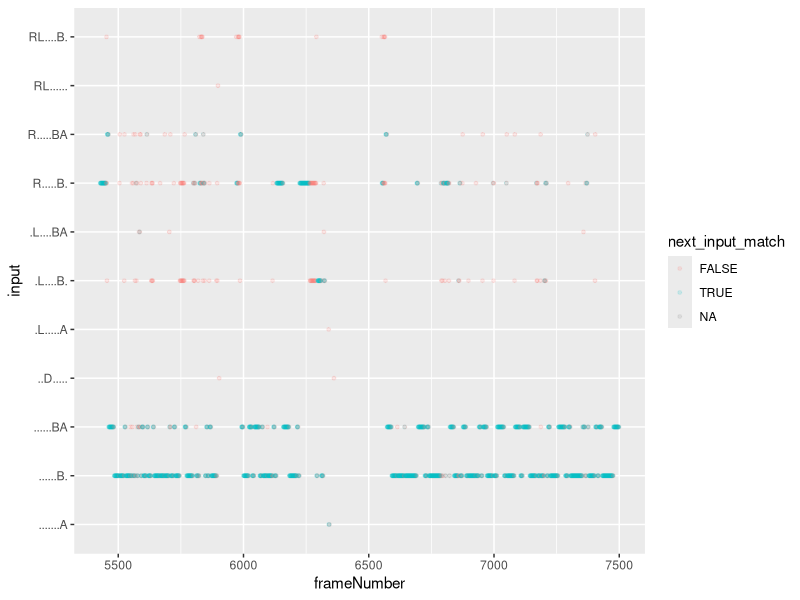
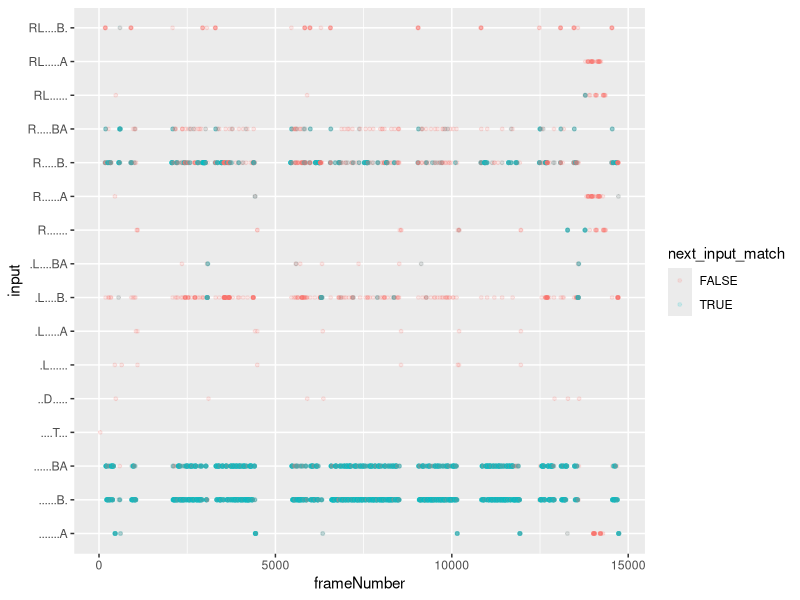
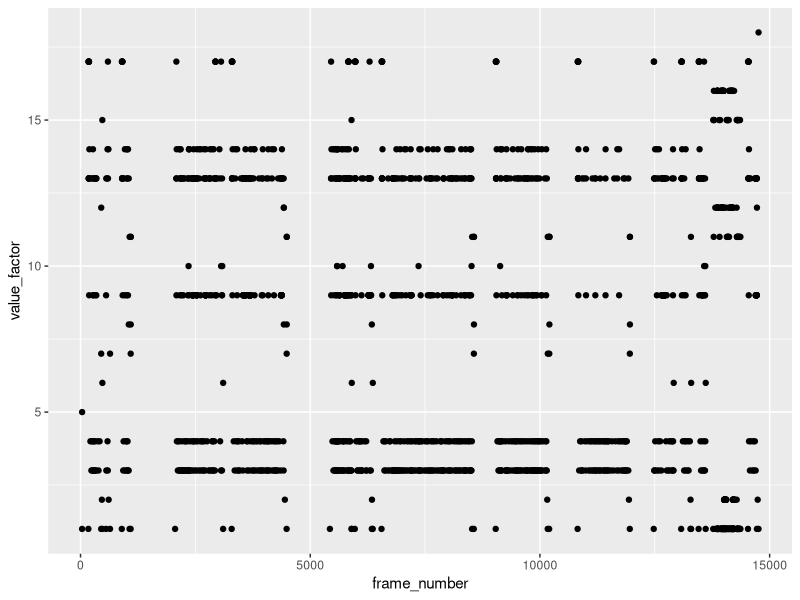
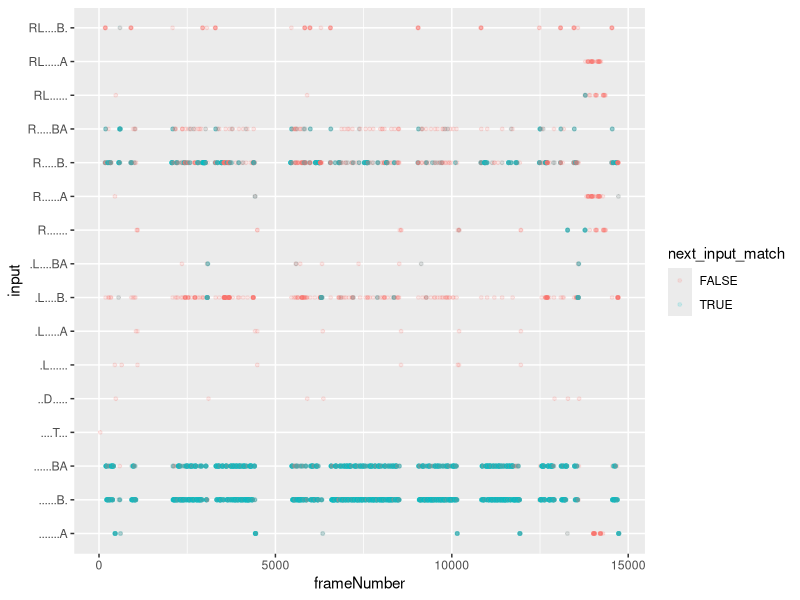

Here is the R script that generated these plots, in order:
## ---- chunk 1
knitr::opts_chunk$set(echo = TRUE)
## ---- chunk 2
library(tidyverse)
## ---- chunk 3
dat.raw = read_csv("inputs/tas_inputs.csv")
## ---- chunk 4
dat.raw %>%
  group_by(input) %>%
  summarize(n = n()) %>%
  arrange(desc(n))
## ---- chunk 5
immediately.repeating.frames = dat.raw %>%
  mutate(next_input = lead(input)) %>%
  filter(input == next_input) %>%
  filter(input != "........") %>%
  dim()
immediately.repeating.frames = immediately.repeating.frames[1]

immediately.repeating.frames / dim(dat.raw %>% filter(input != "........"))[1]
## ---- chunk 6
dat.lead = dat.raw

immediately.repeating.frames.8 = dat.lead %>% 
  filter(input != '........') %>%
  mutate(i1 = lead(input, 1),
         i2 = lead(input, 2),
         i3 = lead(input, 3),
         i4 = lead(input, 4),
         i5 = lead(input, 5),
         i6 = lead(input, 6),
         i7 = lead(input, 7),
  ) %>%
  filter(input == i1 & 
           i1 == i2 & 
           i1 == i3 &
           i1 == i4 & 
           i1 == i5 & 
           i1 == i6 &
           i1 == i7) %>%
  dim()

immediately.repeating.frames.8 = immediately.repeating.frames.8[1]

immediately.repeating.frames.8 / dim(dat.raw %>% filter(input != "........"))[1]
## ---- chunk 7
dat.raw %>%
  filter(frameNumber > 5000 & frameNumber < 7500) %>%
  mutate(next_input = lead(input)) %>%
  mutate(next_input_match = if_else(input == next_input, TRUE, FALSE)) %>%
  filter(input != '........' & input != 'RLDU.SBA') %>%
  ggplot(aes(x = frameNumber, y = input, color = next_input_match)) +
  geom_point(size = 1, alpha = 0.15)

dat.raw %>%
  mutate(next_input = lead(input)) %>%
  mutate(next_input_match = if_else(input == next_input, TRUE, FALSE)) %>%
  filter(input != '........' & input != 'RLDU.SBA') %>%
  ggplot(aes(x = frameNumber, y = input, color = next_input_match)) +
  geom_point(size = 1, alpha = 0.15)

ggsave("outputs/repetition_in_inputs_TAS.png", dpi = 300, width = 10, height = 6)
## ---- chunk 8
lengths = rle(dat.raw$input)$lengths
values = rle(dat.raw$input)$values

dat.rle = tibble(lengths, values)

commonActions = c(".......A", "......B.", "R......A", "R.....B.", "R.....BA")

dat.rle %>%
  filter(values %in% commonActions) %>%
  group_by(values) %>%
  summarize(`Mean length of usage (frames)` = mean(lengths),
            sd = sd(lengths),
            n = n()) %>%
  knitr::kable()

dat.rle %>%
  mutate(value_factor = as.numeric(factor(values))) %>%
  mutate(frame_number = cumsum(lengths)) %>%
  ggplot(aes(x = frame_number, y = value_factor)) +
  geom_point()
